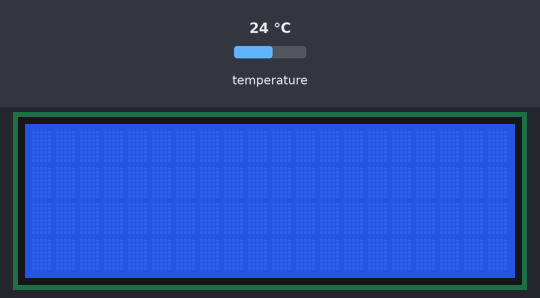
The sketch below on a simulated Arduino Mega 2560, built with avr-gcc and run on an emulated ATmega2560. Parts: 20×4 character LCD. Inputs (shaded band) come from the test bench; at power-on: temperature 24 °C. What the sketch prints to the serial monitor is not drawn.

Above: at 1.2 s.
1.3 s: temperature set to 12 °C
At 3.2 s:
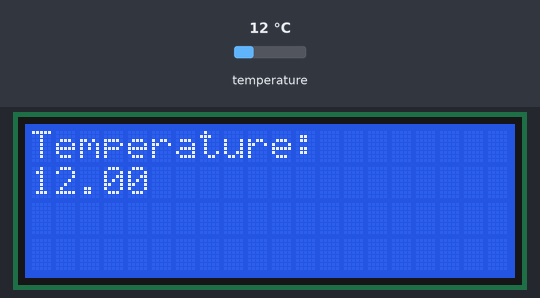
4.8 s: temperature set to 19 °C
8.6 s: temperature set to 28 °C
At 9.9 s:
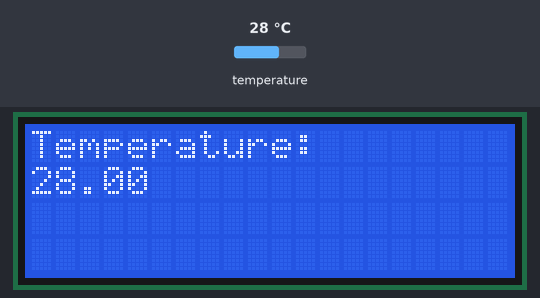
Timing chart, 0 to 11.6 s (numbered marks = the images above; inputs shaded):
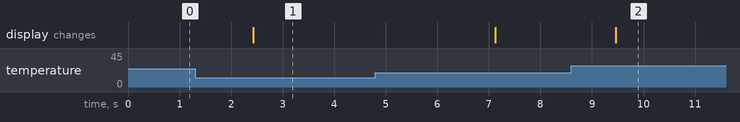

Measured:
- after the input at 1.3 s, the display: changes after 1.1 s (image 1)
- after the input at 8.6 s, the display: changes after 0.87 s (image 2)

The sketch:

Dallas_Temperature.ino
```cpp
// Include the libraries we need
// for LCD
#include <Wire.h>
#include <LiquidCrystal_I2C.h>

// for Temperaure
#include <OneWire.h>
#include <DallasTemperature.h>

LiquidCrystal_I2C lcd(0x27,20,4); // setting the address to 0x27 for a 16 chars and 2 line display

// Data wire is plugged into port 2 on the Arduino
#define ONE_WIRE_BUS 23

// Setup a oneWire instance to communicate with any OneWire devices (not just Maxim/Dallas temperature ICs)
OneWire oneWire(ONE_WIRE_BUS);

// Pass our oneWire reference to Dallas Temperature.
DallasTemperature sensors(&oneWire);

/*
 * The setup function. We only start the sensors here
 */
void setup(void)
{
  // start serial port
  Serial.begin(9600);
  Serial.println("Dallas Temperature IC Control Library Demo");
  pinMode(ONE_WIRE_BUS, INPUT_PULLUP); // using pull up instead of the resistor.

  // Start up the library
  sensors.begin();
  lcd.init();
  lcd.backlight();
}

/*
 * Main function, get and show the temperature
 */
void loop(void)
{
  // call sensors.requestTemperatures() to issue a global temperature
  // request to all devices on the bus
  Serial.print("Requesting temperatures...");
  sensors.requestTemperatures(); // Send the command to get temperatures
  Serial.println("DONE");
  delay(1500);
  // After we got the temperatures, we can print them here.
  // We use the function ByIndex, and as an example get the temperature from the first sensor only.
  float tempC = sensors.getTempCByIndex(0);

  // Check if reading was successful
  if (tempC != DEVICE_DISCONNECTED_C)
  {
    lcd.init();
    lcd.setCursor(0,0);
    lcd.print("Temperature: ");
    lcd.setCursor(0,1);
    lcd.print(tempC);
    Serial.print("Temperature: ");
    Serial.println(tempC);
  }
  else
  {
    Serial.println("Error: Could not read temperature data");
  }
}
```
